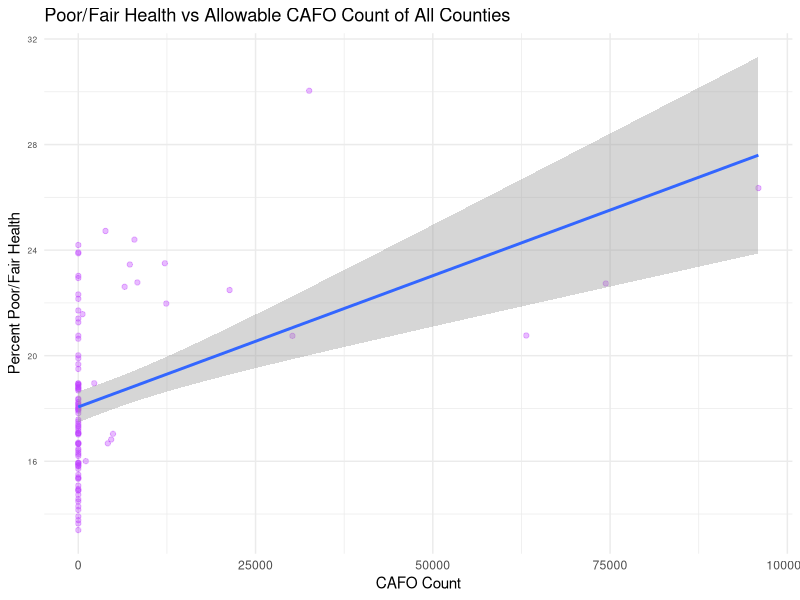

This chart was generated by the following R code:
library(tidyverse)

finalData <- read_csv("derivedData/finalData.csv")

figure <- finalData %>% ggplot(aes(x = allowable_count, y = percent_poor_health)) + 
  geom_point(color = "darkorchid1", alpha = 0.35) + 
  geom_smooth(method='lm') + 
  labs(title = "Poor/Fair Health vs Allowable CAFO Count of All Counties", 
       x="CAFO Count", y="Percent Poor/Fair Health") + 
  theme_minimal() + 
  theme(axis.text.y = element_text(size = 6))

ggsave("figures/poorFairScatter.png", plot=figure)